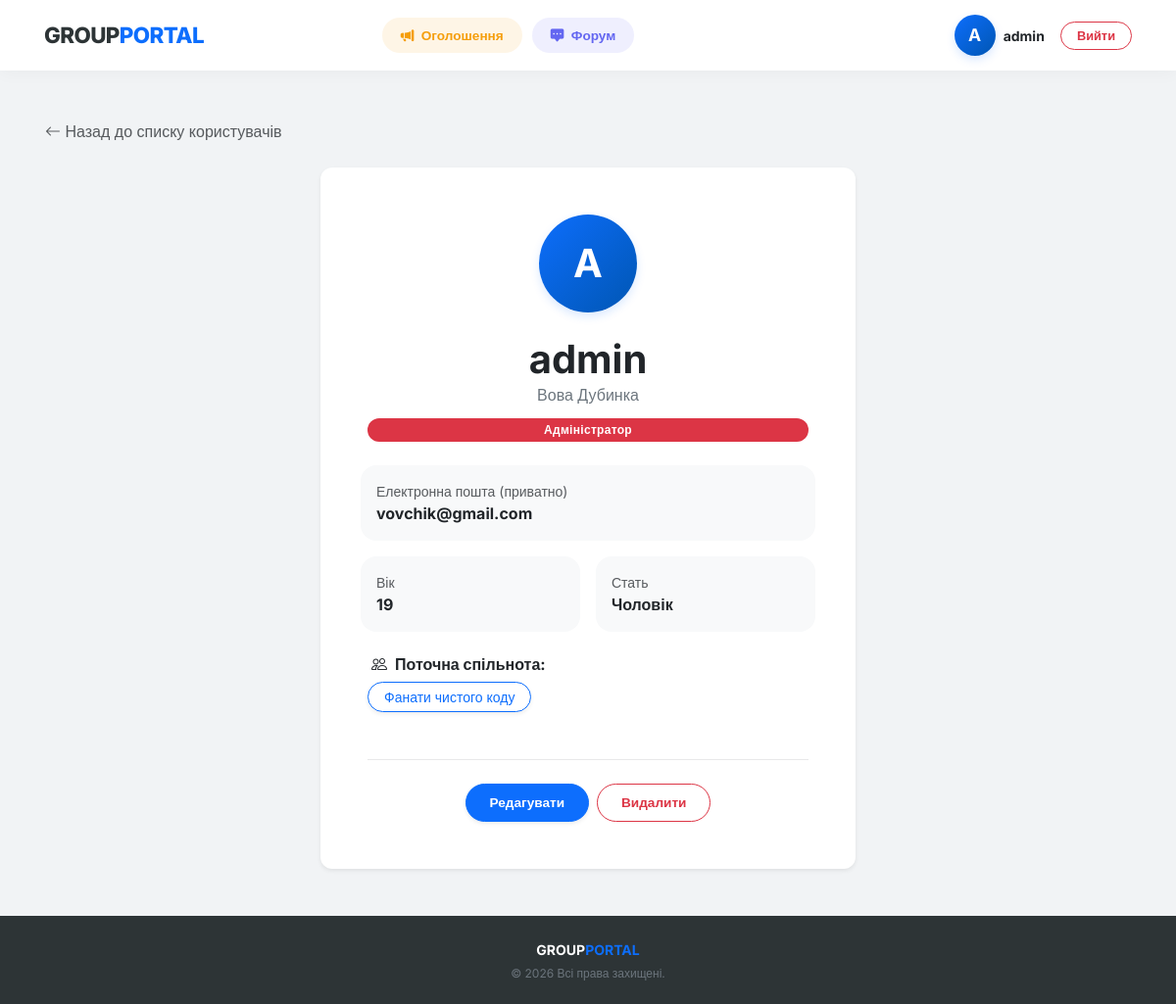
Before: /users/3/ (signed in) with the older database file.
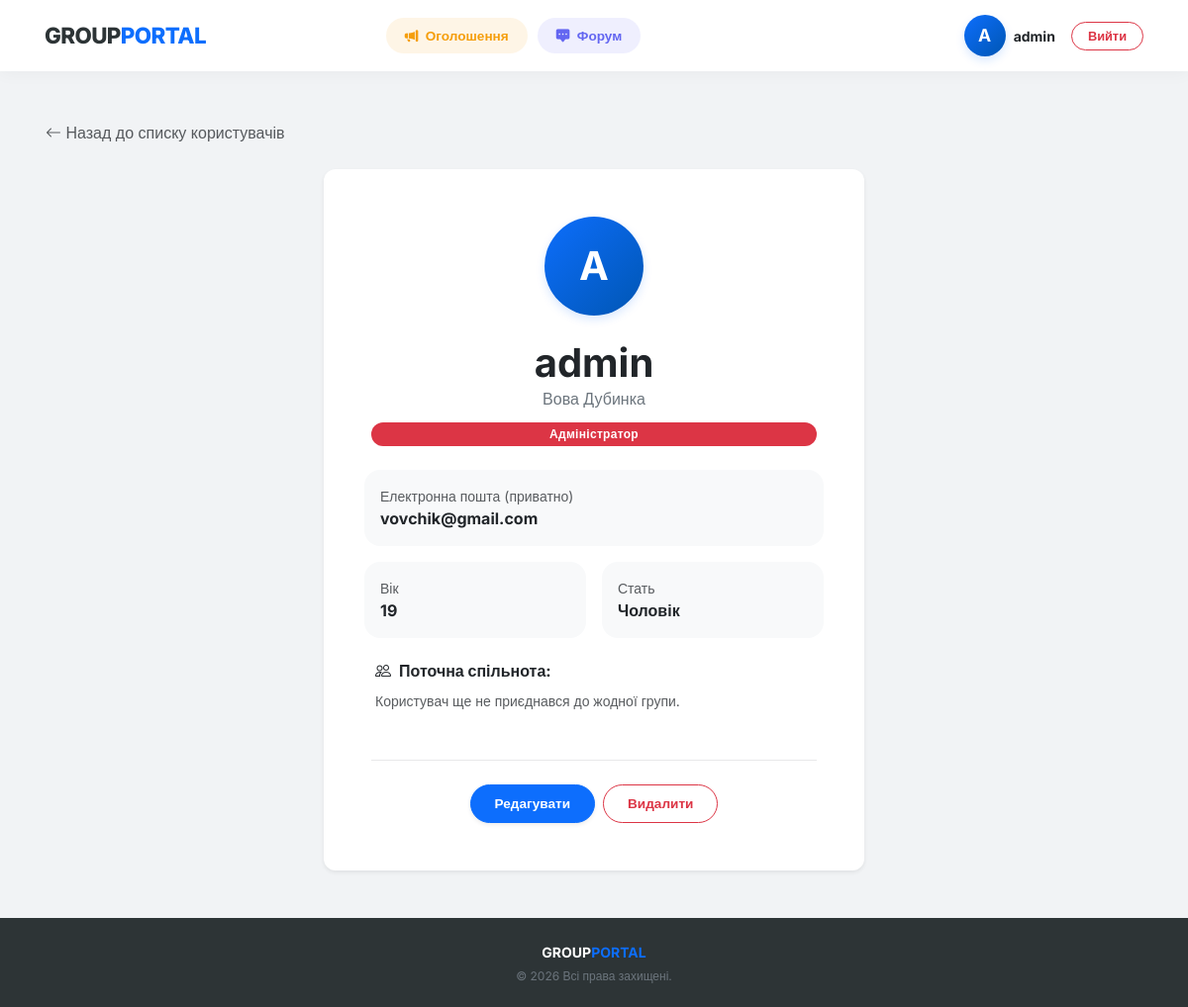
After: the same page with the newer database file.
### MainPage/models.py (models this page shows, shortened)
class CustomUser(AbstractUser):
    ROLE_USER = "user"
    ROLE_MODERATOR = "moderator"
    ROLE_ADMIN = "admin"
    GENDER_FEMALE = "female"
    GENDER_MALE = "male"
    ROLE_CHOICES = [
        (ROLE_USER, "Користувач"),
        (ROLE_MODERATOR, "Модератор"),
        (ROLE_ADMIN, "Адміністратор")
    ]
    GENDER_CHOICES = [
        (GENDER_MALE, "Чоловік"),
        (GENDER_FEMALE, "Жінка")
    ]
    age = models.IntegerField(null=True, blank=True)
    gender = models.CharField(max_length=30, choices=GENDER_CHOICES, null=True, blank=True)
    group = models.ForeignKey(Group, on_delete=models.SET_NULL,
                              null=True, blank=True, related_name="members")
    role = models.CharField(max_length=20, choices=ROLE_CHOICES,
                            default=ROLE_USER)
    REQUIRED_FIELDS = ["age", "gender"]
    class Meta:
        verbose_name = "CmUser"
        verbose_name_plural = "CmUsers"
        ordering = ['id']
    @property
    def is_admin(self):
        return self.role == self.ROLE_ADMIN or self.is_superuser

class Group(models.Model):
    name = models.CharField(max_length=25, unique=True,
                            validators=[MinLengthValidator(3, message="Назва групи має містити принаймні 3 символи")])
    about = models.TextField(blank=True, null=True)
    class Meta:
        verbose_name = "Group"
        verbose_name_plural = "Groups"

### MainPage/views.py (the view)
# urls.py: path("users/<int:pk>/", UserDetailView.as_view(), name="user-detail"),
class UserDetailView(LoginRequiredMixin, DetailView):
    model = CustomUser
    template_name = "users/user_detail.html"
    context_object_name = "user_object"

### MainPage/templates/users/user_detail.html (shortened to what this page needs)
{% extends 'base.html' %}
{% block content %}
{% if user.is_admin %}
<div class="mb-4">
    <a href="{% url 'user-list' %}" class="btn btn-link text-decoration-none p-0 text-muted small">
        <i class="bi bi-arrow-left"></i> Назад до списку користувачів
    </a>
</div>
{% endif %}
<div class="row justify-content-center">
    <div class="col-md-8 col-lg-6">
        <div class="card border-0 shadow-sm p-4 p-md-5 text-center">
            <div class="avatar-circle mx-auto mb-4" style="width: 100px; height: 100px; font-size: 2.5rem; background: linear-gradient(45deg, #0d6efd, #0dcaf0); color: white; display: flex; align-items: center; justify-content: center; border-radius: 50%;">
                {{ user_object.username|first|upper }}
            </div>
            <h1 class="fw-bold mb-0 text-break">{{ user_object.username }}</h1>
            {% if user_object.first_name or user_object.last_name %}
                <p class="text-secondary mb-1 text-break">{{ user_object.first_name }} {{ user_object.last_name }}</p>
            {% endif %}
            <p class="badge {% if user_object.is_admin %}bg-danger{% elif user_object.is_moderator %}bg-warning text-dark{% else %}bg-secondary{% endif %} rounded-pill mb-4 mt-2">
                {{ user_object.get_role_display }}
            </p>
            <div class="row g-3 text-start mb-4">
                {% if user == user_object %}
                <div class="col-12">
                    <div class="p-3 bg-light rounded-4">
                        <small class="text-muted d-block">Електронна пошта (приватно)</small>
                        <span class="fw-bold text-break">{{ user_object.email|default:"—" }}</span>
                    </div>
                </div>
                {% endif %}
                <div class="col-12 col-sm-6">
                    <div class="p-3 bg-light rounded-4 h-100">
                        <small class="text-muted d-block">Вік</small>
                        <span class="fw-bold">{{ user_object.age|default:"—" }}</span>
                    </div>
                </div>
                <div class="col-12 col-sm-6">
                    <div class="p-3 bg-light rounded-4 h-100">
                        <small class="text-muted d-block">Стать</small>
                        <span class="fw-bold no-split">{{ user_object.get_gender_display|default:"—" }}</span>
                    </div>
                </div>
            </div>
            <div class="text-start mb-4">
                <h6 class="fw-bold mb-2 ps-1"><i class="bi bi-people me-2"></i>Поточна спільнота:</h6>
                {% if user_object.group %}
                    <a href="{% url 'group-detail' user_object.group.pk %}"
                       class="btn btn-outline-primary btn-sm rounded-pill px-3 d-inline-block text-truncate shadow-sm"
                       style="max-width: 100%;">
                        {{ user_object.group.name }}
                    </a>
                {% else %}
                    <span class="text-muted small ps-1">Користувач ще не приєднався до жодної групи.</span>
                {% endif %}
            </div>
            {% if user == user_object %}
                <hr class="my-4" style="opacity: 0.1;">
                <div class="d-flex gap-2 justify-content-center flex-wrap">
                    <a href="{% url 'user-update' user_object.pk %}" class="btn btn-primary btn-round px-4 shadow-sm">
                        Редагувати
                    </a>
                    <a href="{% url 'user-delete' user_object.pk %}" class="btn btn-outline-danger btn-round px-4">
                        Видалити
                    </a>
                </div>
            {% endif %}
        </div>
    </div>
</div>
{% endblock %}

### MainPage/templates/includes/header.html (shortened to what this page needs)
<nav class="navbar navbar-expand-lg navbar-light">
    <div class="container">
        <a class="navbar-brand d-flex align-items-center" href="{% url 'group-list' %}">
            GROUP<span class="brand-dot">PORTAL</span>
        </a>
        {% if user.is_authenticated %}
        <div class="collapse navbar-collapse" id="navbarNav">
                <ul class="navbar-nav mx-auto nav-pills-custom mt-3 mt-lg-0">
                    <li class="nav-item">
                        <a class="nav-link nav-link-ads-pill {% if request.resolver_match.url_name == 'advertisement-list' %}active-pill{% endif %}"
                           href="{% url 'advertisement-list' %}">
                            <i class="bi bi-megaphone-fill me-1"></i> Оголошення
                        </a>
                    </li>
                    <li class="nav-item">
                        <a class="nav-link nav-link-forum-pill {% if request.resolver_match.url_name == 'comment-list' %}active-pill{% endif %}"
                           href="{% url 'comment-list' %}">
                            <i class="bi bi-chat-square-dots-fill me-1"></i> Форум
                        </a>
                    </li>
                </ul>
            <div class="d-flex align-items-center ms-auto mt-3 mt-lg-0">
                <div class="d-flex align-items-center me-3">
                    <a href="{% url 'user-detail' user.pk %}" class="text-decoration-none d-flex align-items-center profile-link-header">
                        <div class="avatar-circle avatar-header me-2">
                            {{ user.username|slice:":1"|upper }}
                        </div>
                        <span class="text-dark small fw-bold d-none d-sm-inline-block">
                            {{ user.username }}
                        </span>
                    </a>
                </div>
                <form action="{% url 'logout' %}" method="post" class="m-0">
                    <button type="submit" class="btn btn-outline-danger btn-round py-1 px-3" style="font-size: 0.8rem;">
                        Вийти
                    </button>
                </form>
                {% endif %}
            </div>
        </div>
    </div>
</nav>

Changed rows visible on the page:
changed CustomUser "admin": group_id 1 → empty (drawn); group.name "Фанати чистого коду" → (not shown)
Other visible differences:
text now shown: "Користувач ще не приєднався до жодної групи."
